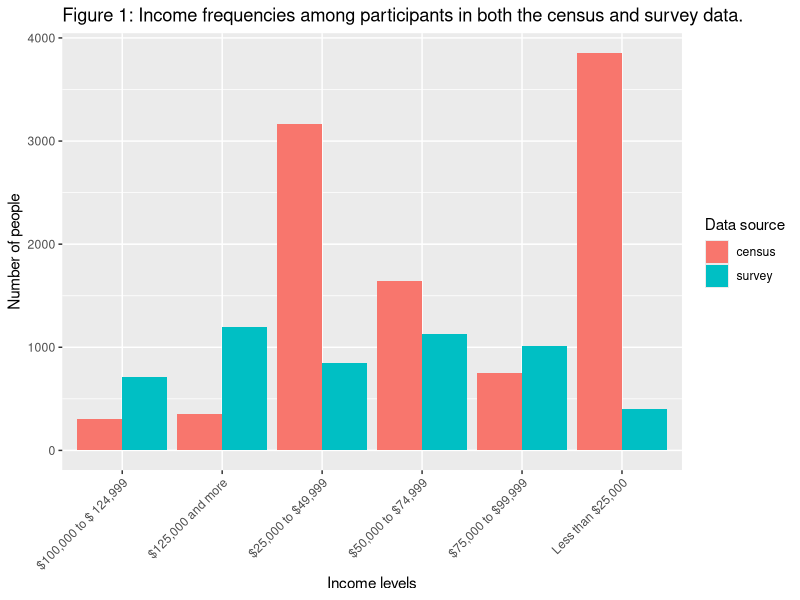
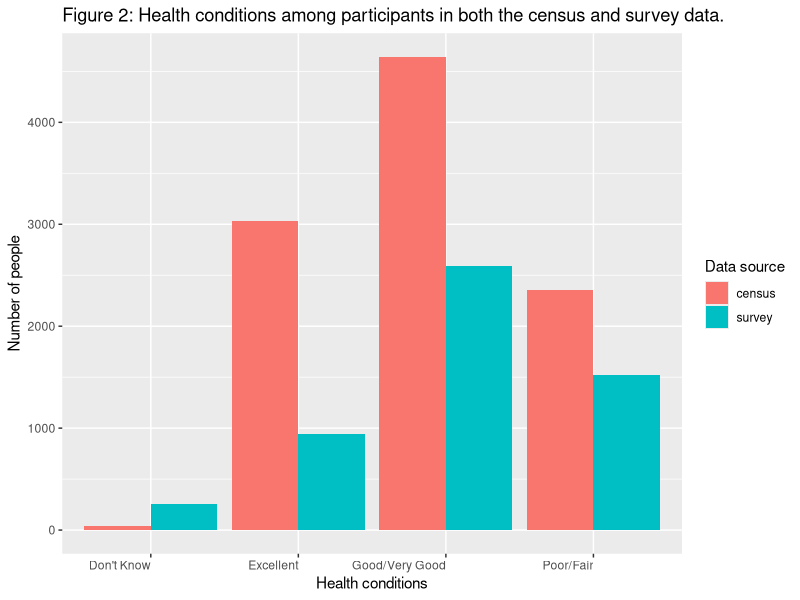

R code for these plots, in order:
## ---- chunk 1
knitr::opts_chunk$set(warning = FALSE, message = FALSE)
library(tidyverse)
library(knitr)
library(car)
## ---- chunk 2
opts <- options(knitr.kable.NA = "")
clean_colon <- function(x) {
  x <- gsub("\\s+", " ", x)
  x <- sub(":", ", n=", x)
  return(x)
}


survey_table <- read_csv("../Eric/ces2019_web_all_predictors.csv") %>% 
  mutate_if(is.character, as.factor) %>%
  select(-income_number, -cps19_ResponseId)

survey_sum_1 <- summary(survey_table[1:6])
survey_sum_2 <- summary(survey_table[7:12])
survey_sum_3 <- summary(survey_table[13:18])

survey_clean_1 <- as.data.frame(apply(survey_sum_1, 2, function(x) clean_colon(x)))

survey_clean_2 <- as.data.frame(apply(survey_sum_2, 2, function(x) clean_colon(x)))

survey_clean_3 <- as.data.frame(apply(survey_sum_3, 2, function(x) x))

knitr::kable(tibble(survey_clean_1), align = "cccccccccccccccccc", caption = "CES 2019 Summary Statistics")
knitr::kable(tibble(survey_clean_2), align = "cccccccccccccccccc", caption = "CES 2019 Summary Statistics")
knitr::kable(tibble(survey_clean_3), align = "cccccccccccccccccc", caption = "CES 2019 Summary Statistics")
## ---- chunk 3
opts <- options(knitr.kable.NA = "")

census_table <- read_csv("../Eric/gss_clean_poststrat.csv") %>% 
  mutate_if(is.character, as.factor)
summarised_1 <- summary(census_table[1:5])
summarised_clean_1 <- as.data.frame(
  apply(summarised_1, 2, function(x) clean_colon(x)))

knitr::kable(tibble(summarised_clean_1), align = "ccccccccccc",caption = "GSS Summary Statistics")

summarised_2 <- summary(census_table[6:11])
summarised_clean_2 <- as.data.frame(
  apply(summarised_2, 2, function(x) clean_colon(x)))

knitr::kable(tibble(summarised_clean_2), align = "ccccccccccc",caption = "GSS Summary Statistics")
## ---- chunk 4
census_data <- read_csv("../Eric/gss_clean_poststrat.csv")
survey_data <- read_csv("../Eric/ces2019_web_all_predictors.csv")
## ---- chunk 5

a <- census_data %>% group_by(income_category) %>% 
  summarise(census = n())

b <- survey_data %>% group_by(income_category) %>% 
  summarise(survey = n())

income_data = tibble(merge(a, b, by="income_category"))

income_data %>% 
  pivot_longer(col=-income_category)  %>%
  ggplot(aes(x = factor(income_category), y = value, fill = name)) +
  geom_bar(stat = "identity", position = "dodge") +
  labs(title="Figure 1: Income frequencies among participants in both the census and survey data.", 
       x="Income levels", 
       y="Number of people",
       fill="Data source") +
  theme(axis.text.x = element_text(angle = 45, hjust = 1))
## ---- chunk 6
c <- census_data %>% group_by(health) %>% 
  summarise(census = n())
d <- survey_data %>% group_by(health) %>% 
  summarise(survey = n())
health_data = tibble(merge(c, d, by="health"))
health_data %>% 
  pivot_longer(col=-health)  %>%
  ggplot(aes(x = factor(health), y = value, fill = name)) +
  geom_bar(stat = "identity", position = "dodge") +
  labs(title="Figure 2: Health conditions among participants in both the census and survey data.", 
       x="Health conditions", 
       y="Number of people",
       fill="Data source") +
  theme(axis.text.x = element_text(angle = 0, hjust = 1))
## ---- chunk 7
# Proportion of liberal votes by age group
proportions <- survey_data %>% 
  select(age_category, vote_choice) %>% 
  group_by(age_category) %>% 
  summarise(n=n(),
            liberal_votes = sum(vote_choice == 1),
            proportion = (liberal_votes / n) %>% round(digits=3))

votes_young<- as.numeric(proportions$liberal_votes[1]) # 15-24 proportion
n_young <- as.numeric(proportions$n[1])

votes_old <- as.numeric(proportions$liberal_votes[6]) # 65-74
n_old <- as.numeric(proportions$n[6])

test <- prop.test(x=c(votes_old, votes_young), n=c(n_old, n_young))

output_proportions <- proportions %>%
  rename(`Age range` = age_category, `Number of obersvations` = n, `Total who would vote liberal` = liberal_votes,
         `Proportion` = proportion) %>%
  kable(caption = "Proportion of intended liberal votes by age group from the CES 2019 data")

output_proportions
z <- sqrt(test$statistic) %>% round(digits=3)
p <- 2*pnorm(z, lower.tail=FALSE)

lower_b <- test$conf.int[1] %>% round(digits=3)
upper_b <- test$conf.int[2] %>% round(digits=3) 

## ---- chunk 8

# Model Results (to Report in Results section)
# summary(model)
# OR
# broom::tidy(model)

### Don't show the results/output here...

## ---- chunk 9

# Here you can include some relevant visualizations.


